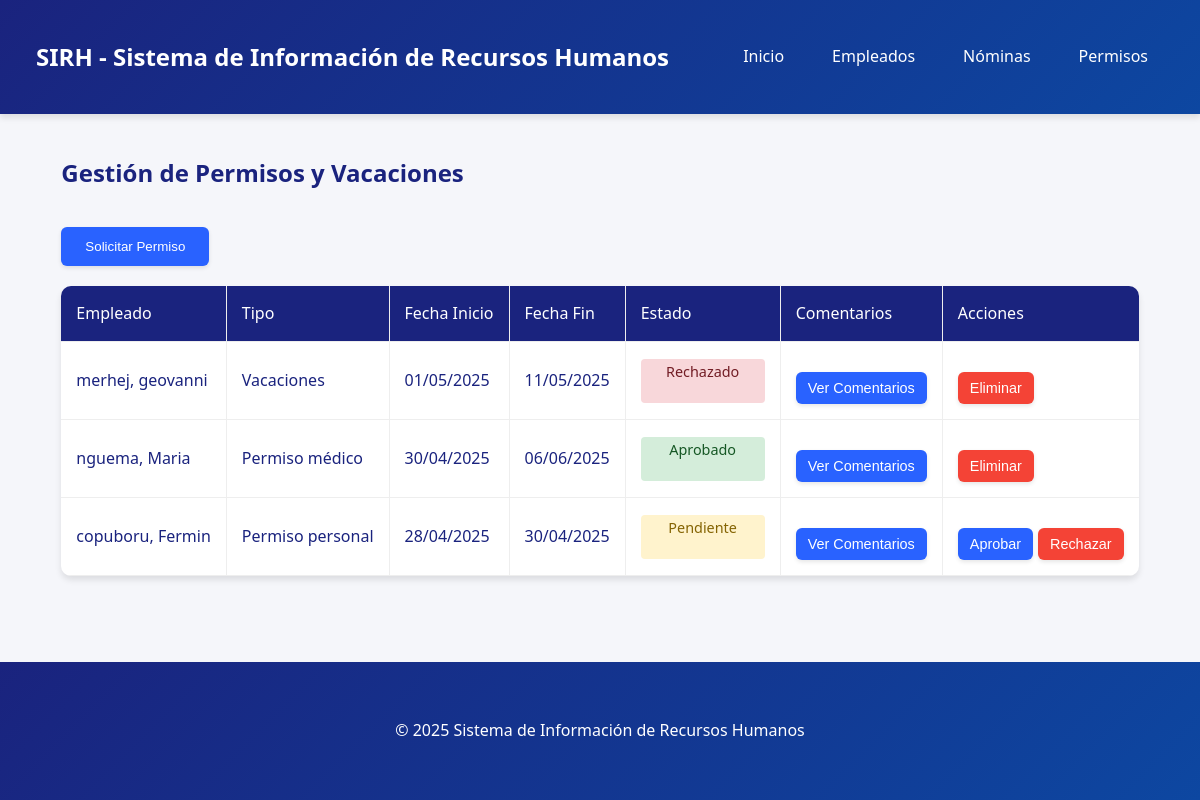
The page /permisos.php on the database its author committed.
### tables this page shows
CREATE TABLE `permisos` (
  `id_permiso` int(11) NOT NULL,
  `id_empleado` int(11) DEFAULT NULL,
  `tipo_permiso` enum('Vacaciones','Permiso médico','Permiso personal','Otros') DEFAULT NULL,
  `fecha_inicio` date NOT NULL,
  `fecha_fin` date NOT NULL,
  `estado` enum('Pendiente','Aprobado','Rechazado') DEFAULT 'Pendiente',
  `comentarios` text DEFAULT NULL
);

CREATE TABLE `empleados` (
  `id_empleado` int(11) NOT NULL,
  `id_departamento` int(11) DEFAULT NULL,
  `nombre` varchar(50) NOT NULL,
  `apellidos` varchar(100) NOT NULL,
  `dni` varchar(20) NOT NULL,
  `fecha_nacimiento` date DEFAULT NULL,
  `direccion` text DEFAULT NULL,
  `telefono` varchar(20) DEFAULT NULL,
  `email` varchar(100) DEFAULT NULL,
  `fecha_contratacion` date NOT NULL,
  `fecha_fin_contrato` date DEFAULT NULL,
  `salario_base` decimal(10,2) NOT NULL
);

### permisos.php (the view, shortened to what this page needs)
<?php
include 'conexion.php';
function obtenerPermisos($pdo) {
    $sql = "SELECT p.*, e.nombre, e.apellidos
            FROM Permisos p
            JOIN Empleados e ON p.id_empleado = e.id_empleado
            ORDER BY p.fecha_inicio DESC";
    return $pdo->query($sql)->fetchAll(PDO::FETCH_ASSOC);
}
$permisos = obtenerPermisos($pdo);
?>
<!DOCTYPE html>
<html lang="es">
<head>
    <link rel="stylesheet" href="styles.css">
</head>
<body>
    <div class="page-container">
        <header class="header">
            <div class="container">
                <nav class="nav-menu">
                    <h1>SIRH - Sistema de Información de Recursos Humanos</h1>
                    <div>
                        <a href="index.php">Inicio</a>
                        <a href="empleados.php">Empleados</a>
                        <a href="nominas.php">Nóminas</a>
                        <a href="permisos.php">Permisos</a>
                    </div>
                </nav>
            </div>
        </header>
        <main class="container">
            <h2>Gestión de Permisos y Vacaciones</h2>
            <div class="actions-container">
                <button class="button" onclick="document.getElementById('modalPermiso').style.display='block'">
                    Solicitar Permiso
                </button>
            </div>
            <div class="table-container">
                <table>
                    <thead>
                        <tr>
                            <th>Empleado</th>
                            <th>Tipo</th>
                            <th>Fecha Inicio</th>
                            <th>Fecha Fin</th>
                            <th>Estado</th>
                            <th>Comentarios</th>
                            <th>Acciones</th>
                        </tr>
                    </thead>
                    <tbody>
                        <?php foreach ($permisos as $permiso): ?>
                        <tr>
                            <td><?php echo htmlspecialchars($permiso['apellidos'] . ', ' . $permiso['nombre']); ?></td>
                            <td><?php echo htmlspecialchars($permiso['tipo_permiso']); ?></td>
                            <td><?php echo date('d/m/Y', strtotime($permiso['fecha_inicio'])); ?></td>
                            <td><?php echo date('d/m/Y', strtotime($permiso['fecha_fin'])); ?></td>
                            <td>
                                <span class="estado-<?php echo strtolower($permiso['estado']); ?>">
                                    <?php echo htmlspecialchars($permiso['estado']); ?>
                                </span>
                            </td>
                            <td>
                                <button class="button button-small" onclick="verComentarios(<?php echo $permiso['id_permiso']; ?>)">
                                    Ver Comentarios
                                </button>
                            </td>
                            <td>
                                <div class="table-actions">
                                    <?php if ($permiso['estado'] === 'Pendiente'): ?>
                                    <form method="POST" action="">
                                        <button type="submit" class="button button-small">Aprobar</button>
                                    </form>
                                    <form method="POST" action="">
                                        <button type="submit" class="button button-small button-danger">Rechazar</button>
                                    </form>
                                    <?php else: ?>
                                    <form method="POST" action="" onsubmit="return confirm('¿Está seguro de que desea eliminar este permiso?');">
                                        <button type="submit" class="button button-small button-danger">Eliminar</button>
                                    </form>
                                    <?php endif; ?>
                                </div>
                            </td>
                        </tr>
                        <?php endforeach; ?>
                    </tbody>
                </table>
            </div>
        </main>
        <footer class="footer">
            <div class="container">
                <p>&copy; <?php echo date('Y'); ?> Sistema de Información de Recursos Humanos</p>
            </div>
        </footer>
    </div>
</body>
</html>

### styles.css (style rules this page uses)
:root { --primary-color: #1a237e; --secondary-color: #0d47a1; --accent-color: #2962ff; --background-color: #f5f6fa; --text-color: #1a237e; --success-color: #4caf50; --warning-color: #ff9800; --error-color: #f44336; }
body { font-family: 'Segoe UI', Tahoma, Geneva, Verdana, sans-serif; margin: 0; padding: 0; background-color: var(--background-color); color: var(--text-color); line-height: 1.6; }
.container { max-width: 1200px; margin: 0 auto; padding: 20px; }
.header { background: linear-gradient(135deg, var(--primary-color), var(--secondary-color)); color: white; padding: 1rem; box-shadow: 0 4px 6px rgba(0,0,0,0.1); position: sticky; top: 0; z-index: 1000; }
.nav-menu { display: flex; justify-content: space-between; align-items: center; }
.nav-menu h1 { font-size: 1.5rem; margin: 0; }
.nav-menu div { display: flex; gap: 1rem; }
.nav-menu a { color: white; text-decoration: none; padding: 0.5rem 1rem; transition: all 0.3s ease; border-radius: 4px; font-weight: 500; }
.button { display: inline-block; background-color: var(--accent-color); color: white; padding: 12px 24px; text-decoration: none; border-radius: 6px; margin-top: 15px; transition: all 0.3s ease; font-weight: 500; box-shadow: 0 2px 4px rgba(0,0,0,0.1); }
.table-container { overflow-x: auto; margin: 20px 0; background: white; border-radius: 10px; box-shadow: 0 4px 6px rgba(0,0,0,0.1); }
table { width: 100%; border-collapse: collapse; min-width: 800px; }
th, td { padding: 15px; text-align: left; border-bottom: 1px solid #eee; border-right: 1px solid #eee; }
th:last-child, td:last-child { border-right: none; }
th { background-color: var(--primary-color); color: white; font-weight: 500; }
.table-actions { display: flex; gap: 5px; align-items: center; height: 100%; }
.table-actions form { display: inline; margin: 0; }
.table-actions button { padding: 6px 12px; font-size: 0.9em; height: 32px; line-height: 1; display: inline-flex; align-items: center; justify-content: center; }
button { background-color: var(--accent-color); color: white; padding: 12px 24px; border: none; border-radius: 6px; cursor: pointer; transition: all 0.3s ease; font-weight: 500; box-shadow: 0 2px 4px rgba(0,0,0,0.1); }
.page-container { min-height: 100vh; display: flex; flex-direction: column; }
main { flex: 1; padding: 20px 0; }
.footer { background: linear-gradient(135deg, var(--primary-color), var(--secondary-color)); color: white; padding: 20px 0; text-align: center; margin-top: auto; }
[class^="estado-"] { padding: 4px 8px; border-radius: 4px; font-weight: 500; font-size: 0.9em; display: inline-block; height: 32px; line-height: 24px; }
.estado-pendiente { background-color: var(--warning-color); color: white; }
.estado-aprobado { background-color: var(--success-color); color: white; }
.estado-rechazado { background-color: var(--error-color); color: white; }
.button-small { padding: 6px 12px; font-size: 0.9em; }
.button-danger { background-color: var(--error-color); }
.actions-container { margin: 20px 0; }

### permisos.php (style rules this page uses)
.table-actions { display: flex; gap: 5px; align-items: center; }
.button-small { padding: 6px 12px; height: 32px; line-height: 1; font-size: 0.9em; }
.estado-pendiente, .estado-aprobado, .estado-rechazado { display: inline-block; padding: 6px 12px; border-radius: 4px; font-size: 0.9em; height: 32px; line-height: 1; text-align: center; min-width: 100px; }
.estado-pendiente { background-color: #fff3cd; color: #856404; }
.estado-aprobado { background-color: #d4edda; color: #155724; }
.estado-rechazado { background-color: #f8d7da; color: #721c24; }

### rows shown on the page
permisos: id_empleado.nombre "merhej, geovanni", tipo_permiso "Vacaciones", fecha_inicio "01/05/2025", fecha_fin "11/05/2025", estado "Rechazado"
permisos: id_empleado.nombre "nguema, Maria", tipo_permiso "Permiso médico", fecha_inicio "30/04/2025", fecha_fin "06/06/2025", estado "Aprobado"
permisos: id_empleado.nombre "copuboru, Fermin", tipo_permiso "Permiso personal", fecha_inicio "28/04/2025", fecha_fin "30/04/2025", estado "Pendiente"
